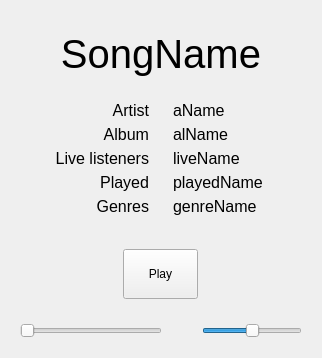
          <widget class="QWidget" name="detailView" native="true">
           <property name="sizePolicy">
            <sizepolicy hsizetype="Minimum" vsizetype="Preferred">
             <horstretch>0</horstretch>
             <verstretch>0</verstretch>
            </sizepolicy>
           </property>
           <layout class="QVBoxLayout" name="verticalLayout_5">
            <item alignment="Qt::AlignHCenter">
             <widget class="QLabel" name="imgLabel">
              <property name="sizePolicy">
               <sizepolicy hsizetype="Minimum" vsizetype="Minimum">
                <horstretch>0</horstretch>
                <verstretch>0</verstretch>
               </sizepolicy>
              </property>
              <property name="minimumSize">
               <size>
                <width>300</width>
                <height>0</height>
               </size>
              </property>
              <property name="text">
               <string/>
              </property>
              <property name="alignment">
               <set>Qt::AlignCenter</set>
              </property>
             </widget>
            </item>
            <item>
             <widget class="QLabel" name="songName">
              <property name="sizePolicy">
               <sizepolicy hsizetype="Preferred" vsizetype="Fixed">
                <horstretch>0</horstretch>
                <verstretch>0</verstretch>
               </sizepolicy>
              </property>
              <property name="font">
               <font>
                <pointsize>30</pointsize>
               </font>
              </property>
              <property name="text">
               <string>SongName</string>
              </property>
              <property name="scaledContents">
               <bool>true</bool>
              </property>
              <property name="alignment">
               <set>Qt::AlignBottom|Qt::AlignHCenter</set>
              </property>
             </widget>
            </item>
            <item>
             <widget class="QWidget" name="widget" native="true">
              <property name="sizePolicy">
               <sizepolicy hsizetype="Preferred" vsizetype="Minimum">
                <horstretch>0</horstretch>
                <verstretch>0</verstretch>
               </sizepolicy>
              </property>
              <layout class="QHBoxLayout" name="horizontalLayout_6">
               <item>
                <widget class="QWidget" name="widget_3" native="true">
                 <property name="sizePolicy">
                  <sizepolicy hsizetype="Preferred" vsizetype="Fixed">
                   <horstretch>0</horstretch>
                   <verstretch>0</verstretch>
                  </sizepolicy>
                 </property>
                 <layout class="QVBoxLayout" name="verticalLayout_6">
                  <property name="spacing">
                   <number>5</number>
                  </property>
                  <item>
                   <widget class="QLabel" name="ls5">
                    <property name="sizePolicy">
                     <sizepolicy hsizetype="Preferred" vsizetype="Fixed">
                      <horstretch>0</horstretch>
                      <verstretch>0</verstretch>
                     </sizepolicy>
                    </property>
                    <property name="font">
                     <font>
                      <pointsize>12</pointsize>
                     </font>
                    </property>
                    <property name="text">
                     <string>Artist</string>
                    </property>
                    <property name="scaledContents">
                     <bool>true</bool>
                    </property>
                    <property name="alignment">
                     <set>Qt::AlignRight|Qt::AlignTrailing|Qt::AlignVCenter</set>
                    </property>
                   </widget>
                  </item>
                  <item>
                   <widget class="QLabel" name="ls4">
                    <property name="sizePolicy">
                     <sizepolicy hsizetype="Preferred" vsizetype="Fixed">
                      <horstretch>0</horstretch>
                      <verstretch>0</verstretch>
                     </sizepolicy>
                    </property>
                    <property name="font">
                     <font>
                      <pointsize>12</pointsize>
                     </font>
                    </property>
                    <property name="text">
                     <string>Album</string>
                    </property>
                    <property name="scaledContents">
                     <bool>true</bool>
                    </property>
                    <property name="alignment">
                     <set>Qt::AlignRight|Qt::AlignTrailing|Qt::AlignVCenter</set>
                    </property>
                   </widget>
                  </item>
                  <item>
                   <widget class="QLabel" name="ls3">
                    <property name="sizePolicy">
                     <sizepolicy hsizetype="Preferred" vsizetype="Fixed">
                      <horstretch>0</horstretch>
                      <verstretch>0</verstretch>
                     </sizepolicy>
                    </property>
                    <property name="font">
                     <font>
                      <pointsize>12</pointsize>
                     </font>
                    </property>
                    <property name="text">
                     <string>Live listeners</string>
                    </property>
                    <property name="scaledContents">
                     <bool>true</bool>
                    </property>
                    <property name="alignment">
                     <set>Qt::AlignRight|Qt::AlignTrailing|Qt::AlignVCenter</set>
                    </property>
                   </widget>
                  </item>
                  <item>
                   <widget class="QLabel" name="ls2">
                    <property name="sizePolicy">
                     <sizepolicy hsizetype="Preferred" vsizetype="Fixed">
                      <horstretch>0</horstretch>
                      <verstretch>0</verstretch>
                     </sizepolicy>
                    </property>
                    <property name="font">
                     <font>
                      <pointsize>12</pointsize>
                     </font>
                    </property>
                    <property name="text">
                     <string>Played</string>
                    </property>
                    <property name="scaledContents">
                     <bool>true</bool>
                    </property>
                    <property name="alignment">
                     <set>Qt::AlignRight|Qt::AlignTrailing|Qt::AlignVCenter</set>
                    </property>
                   </widget>
                  </item>
                  <item>
                   <widget class="QLabel" name="ls1">
                    <property name="sizePolicy">
                     <sizepolicy hsizetype="Preferred" vsizetype="Fixed">
                      <horstretch>0</horstretch>
                      <verstretch>0</verstretch>
                     </sizepolicy>
                    </property>
                    <property name="font">
                     <font>
                      <pointsize>12</pointsize>
                     </font>
                    </property>
                    <property name="text">
                     <string>Genres</string>
                    </property>
                    <property name="scaledContents">
                     <bool>true</bool>
                    </property>
                    <property name="alignment">
                     <set>Qt::AlignRight|Qt::AlignTrailing|Qt::AlignVCenter</set>
                    </property>
                   </widget>
                  </item>
                 </layout>
                </widget>
               </item>
               <item>
                <widget class="QWidget" name="widget_4" native="true">
                 <property name="sizePolicy">
                  <sizepolicy hsizetype="Preferred" vsizetype="Fixed">
                   <horstretch>0</horstretch>
                   <verstretch>0</verstretch>
                  </sizepolicy>
                 </property>
                 <layout class="QVBoxLayout" name="verticalLayout_7">
                  <property name="spacing">
                   <number>5</number>
                  </property>
                  <item>
                   <widget class="QLabel" name="aName">
                    <property name="sizePolicy">
                     <sizepolicy hsizetype="Preferred" vsizetype="Fixed">
                      <horstretch>0</horstretch>
                      <verstretch>0</verstretch>
                     </sizepolicy>
                    </property>
                    <property name="font">
                     <font>
                      <pointsize>12</pointsize>
                     </font>
                    </property>
                    <property name="text">
                     <string>aName</string>
                    </property>
                    <property name="scaledContents">
                     <bool>true</bool>
                    </property>
                    <property name="alignment">
                     <set>Qt::AlignLeading|Qt::AlignLeft|Qt::AlignVCenter</set>
                    </property>
                   </widget>
                  </item>
                  <item>
                   <widget class="QLabel" name="alName">
                    <property name="sizePolicy">
                     <sizepolicy hsizetype="Preferred" vsizetype="Fixed">
                      <horstretch>0</horstretch>
                      <verstretch>0</verstretch>
                     </sizepolicy>
                    </property>
                    <property name="font">
                     <font>
                      <pointsize>12</pointsize>
                     </font>
                    </property>
                    <property name="text">
                     <string>alName</string>
                    </property>
                    <property name="scaledContents">
                     <bool>true</bool>
                    </property>
                    <property name="alignment">
                     <set>Qt::AlignLeading|Qt::AlignLeft|Qt::AlignVCenter</set>
                    </property>
                   </widget>
                  </item>
                  <item>
                   <widget class="QLabel" name="liveName">
                    <property name="sizePolicy">
                     <sizepolicy hsizetype="Preferred" vsizetype="Fixed">
                      <horstretch>0</horstretch>
                      <verstretch>0</verstretch>
                     </sizepolicy>
                    </property>
                    <property name="font">
                     <font>
                      <pointsize>12</pointsize>
                     </font>
                    </property>
                    <property name="text">
                     <string>liveName</string>
                    </property>
                    <property name="scaledContents">
                     <bool>true</bool>
                    </property>
                    <property name="alignment">
                     <set>Qt::AlignLeading|Qt::AlignLeft|Qt::AlignVCenter</set>
                    </property>
                   </widget>
                  </item>
                  <item>
                   <widget class="QLabel" name="playedName">
                    <property name="sizePolicy">
                     <sizepolicy hsizetype="Preferred" vsizetype="Fixed">
                      <horstretch>0</horstretch>
                      <verstretch>0</verstretch>
                     </sizepolicy>
                    </property>
                    <property name="font">
                     <font>
                      <pointsize>12</pointsize>
                     </font>
                    </property>
                    <property name="text">
                     <string>playedName</string>
                    </property>
                    <property name="scaledContents">
                     <bool>true</bool>
                    </property>
                    <property name="alignment">
                     <set>Qt::AlignLeading|Qt::AlignLeft|Qt::AlignVCenter</set>
                    </property>
                   </widget>
                  </item>
                  <item>
                   <widget class="QLabel" name="genreName">
                    <property name="sizePolicy">
                     <sizepolicy hsizetype="Preferred" vsizetype="Fixed">
                      <horstretch>0</horstretch>
                      <verstretch>0</verstretch>
                     </sizepolicy>
                    </property>
                    <property name="font">
                     <font>
                      <pointsize>12</pointsize>
                     </font>
                    </property>
                    <property name="text">
                     <string>genreName</string>
                    </property>
                    <property name="scaledContents">
                     <bool>true</bool>
                    </property>
                    <property name="alignment">
                     <set>Qt::AlignLeading|Qt::AlignLeft|Qt::AlignVCenter</set>
                    </property>
                   </widget>
                  </item>
                 </layout>
                </widget>
               </item>
              </layout>
             </widget>
            </item>
            <item>
             <widget class="QWidget" name="widget_5" native="true">
              <property name="sizePolicy">
               <sizepolicy hsizetype="Minimum" vsizetype="Fixed">
                <horstretch>0</horstretch>
                <verstretch>0</verstretch>
               </sizepolicy>
              </property>
              <layout class="QHBoxLayout" name="horizontalLayout_5">
               <item>
                <spacer name="horizontalSpacer">
                 <property name="orientation">
                  <enum>Qt::Horizontal</enum>
                 </property>
                 <property name="sizeType">
                  <enum>QSizePolicy::Preferred</enum>
                 </property>
                 <property name="sizeHint" stdset="0">
                  <size>
                   <width>40</width>
                   <height>20</height>
                  </size>
                 </property>
                </spacer>
               </item>
               <item>
                <widget class="QPushButton" name="pushButton">
                 <property name="minimumSize">
                  <size>
                   <width>0</width>
                   <height>50</height>
                  </size>
                 </property>
                 <property name="maximumSize">
                  <size>
                   <width>75</width>
                   <height>16777215</height>
                  </size>
                 </property>
                 <property name="text">
                  <string>Play</string>
                 </property>
                </widget>
               </item>
               <item>
                <spacer name="horizontalSpacer_3">
                 <property name="orientation">
                  <enum>Qt::Horizontal</enum>
                 </property>
                 <property name="sizeType">
                  <enum>QSizePolicy::Preferred</enum>
                 </property>
                 <property name="sizeHint" stdset="0">
                  <size>
                   <width>40</width>
                   <height>20</height>
                  </size>
                 </property>
                </spacer>
               </item>
              </layout>
             </widget>
            </item>
            <item>
             <widget class="QWidget" name="widget_2" native="true">
              <property name="maximumSize">
               <size>
                <width>16777215</width>
                <height>70</height>
               </size>
              </property>
              <layout class="QHBoxLayout" name="horizontalLayout_4">
               <property name="spacing">
                <number>40</number>
               </property>
               <item>
                <widget class="QSlider" name="horizontalSlider">
                 <property name="sizePolicy">
                  <sizepolicy hsizetype="Minimum" vsizetype="Fixed">
                   <horstretch>0</horstretch>
                   <verstretch>0</verstretch>
                  </sizepolicy>
                 </property>
                 <property name="orientation">
                  <enum>Qt::Horizontal</enum>
                 </property>
                </widget>
               </item>
               <item>
                <widget class="QSlider" name="horizontalSlider_2">
                 <property name="sizePolicy">
                  <sizepolicy hsizetype="Minimum" vsizetype="Fixed">
                   <horstretch>0</horstretch>
                   <verstretch>0</verstretch>
                  </sizepolicy>
                 </property>
                 <property name="maximumSize">
                  <size>
                   <width>100</width>
                   <height>16777215</height>
                  </size>
                 </property>
                 <property name="sliderPosition">
                  <number>50</number>
                 </property>
                 <property name="orientation">
                  <enum>Qt::Horizontal</enum>
                 </property>
                </widget>
               </item>
              </layout>
             </widget>
            </item>
           </layout>
          </widget>
